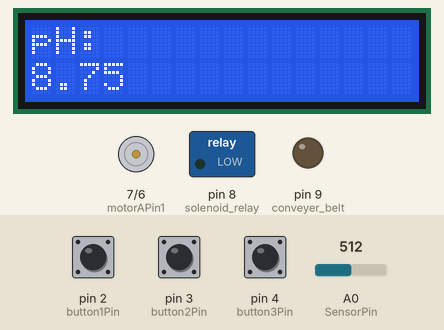
The sketch below on a simulated Arduino Uno, built with avr-gcc and run on an emulated ATmega328P. Shown: 16×2 character LCD, motor-driver pin pairs drawn as motors (green arrow = first pin HIGH = forward, orange = second pin HIGH = backward, longer = more drive), switched loads named in the sketch (green lamp = pin HIGH), output pins drawn as LEDs (lit = HIGH). The test bench sets the inputs (shaded band); at power-on: pin 2 (button1Pin) HIGH, A0 (SensorPin) = 512, pin 3 (button2Pin) HIGH, pin 4 (button3Pin) HIGH. What the sketch prints to the serial monitor is not drawn.

Above: at 0.2 s.
1.3 s: pin 2 (button1Pin) pulled LOW for 1 s
At 2.8 s:
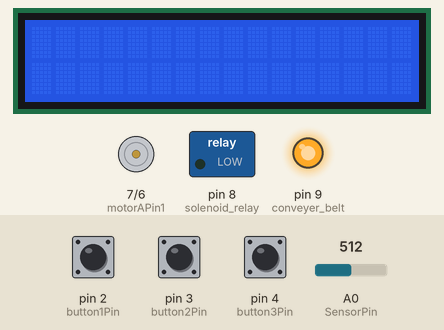
5.7 s: A0 (SensorPin) set to 716
At 9.7 s:
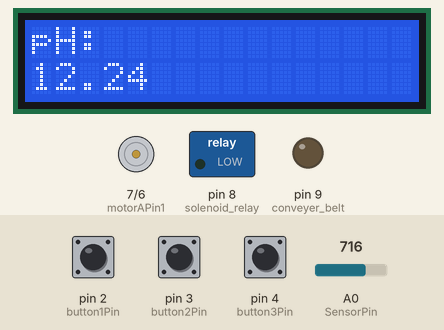
10.1 s: pin 3 (button2Pin) pulled LOW for 1 s
At 11.8 s:
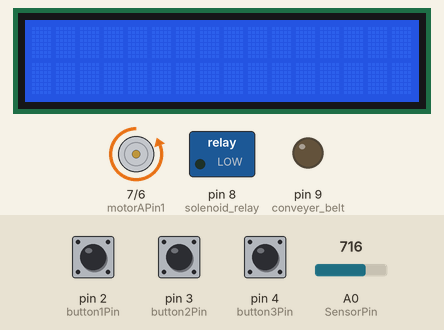
15.5 s: pin 4 (button3Pin) pulled LOW for 3.2 s
At 16.9 s:
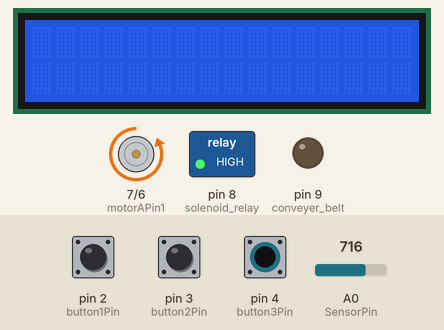
24.6 s: A0 (SensorPin) set to 1023
At 27.4 s:
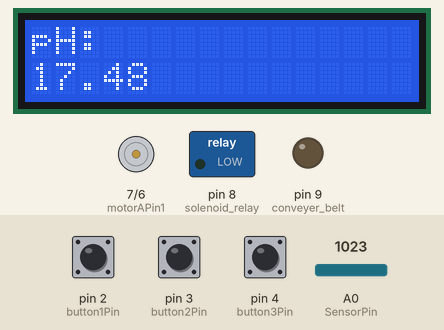
Timing chart, 0 to 28.9 s (numbered marks = the images above; inputs shaded):
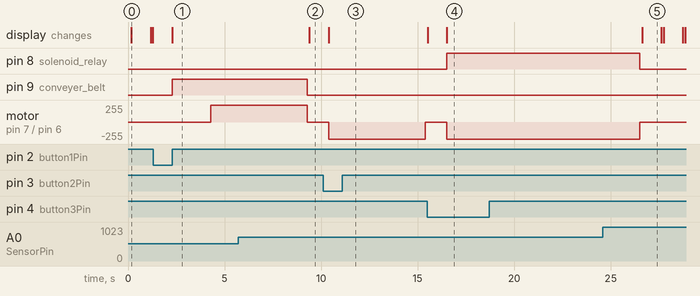

Measured:
- after the input at 1.3 s, pin 9 (conveyer_belt): LOW → HIGH after 0.99 s; motor on pin 7 (motorAPin1) / pin 6 (motorAPin2): stopped → forward 255/255 after 3.0 s
- after the input at 5.7 s, the display: changes after 3.7 s (image 2)
- after the input at 10.1 s, motor on pin 7 (motorAPin1) / pin 6 (motorAPin2): stopped → backward 255/255 after 0.30 s, → stopped 5.0 s later
- after the input at 15.5 s, pin 8 (solenoid_relay): LOW → HIGH after 1.0 s; motor on pin 7 (motorAPin1) / pin 6 (motorAPin2): stopped → backward 255/255 after 1.0 s
- after the input at 24.6 s, the display: changes after 2.0 s (image 5)
- what the display in image 0 shows lasts 1.0 s, from 0.2 s to 1.2 s

The sketch:

button_motorconrol_pH_display.ino
```cpp
// Pin definitions

#define SensorPin 0          //pH meter Analog output to Arduino Analog Input 0
#include <Wire.h>
#include <LiquidCrystal_I2C.h>

LiquidCrystal_I2C lcd(0x20,16,2);

unsigned long int avgValue;  //Store the average value of the sensor feedback
float b;
int buf[10],temp;

const int motorAPin1 = 7;       // L298N IN1 pin
const int motorAPin2 = 6;       // L298N IN2 pin

const int button1Pin = 2;       // Push button 1 pin
const int button2Pin = 3;       // Push button 2 pin
const int button3Pin = 4;
const int solenoid_relay = 8;
const int conveyer_belt = 9;

void setup() {
  // Initialize motor control pins as outputs

  pinMode(motorAPin1, OUTPUT);
  pinMode(motorAPin2, OUTPUT);
  pinMode(solenoid_relay, OUTPUT);
  pinMode(conveyer_belt, OUTPUT);


  // Initialize push button pins as inputs with internal pull-up resistors
  pinMode(button1Pin, INPUT_PULLUP);
  pinMode(button2Pin, INPUT_PULLUP);
  pinMode(button3Pin, INPUT_PULLUP);
  Serial.begin(9600);

  Serial.println("Ready");    //Test the serial monitor
  lcd.init();                      // initialize the lcd

  // Print a message to the LCD.
  lcd.backlight();

}

void loop() {

  for(int i=0;i<10;i++)       //Get 10 sample value from the sensor for smooth the value
  {
    buf[i]=analogRead(SensorPin);
    delay(10);
  }
  for(int i=0;i<9;i++)        //sort the analog from small to large
  {
    for(int j=i+1;j<10;j++)
    {
      if(buf[i]>buf[j])
      {
        temp=buf[i];
        buf[i]=buf[j];
        buf[j]=temp;
      }
    }
  }
  avgValue=0;
  for(int i=2;i<8;i++)                      //take the average value of 6 center sample
    avgValue+=buf[i];
  float phValue=(float)avgValue*5.0/1024/6; //convert the analog into millivolt
  phValue=3.5*phValue;                      //convert the millivolt into pH value
  Serial.print("    pH:");
  Serial.print(phValue,2);
  lcd.print("pH:");
  lcd.setCursor(0,1);
  lcd.print(phValue);
  Serial.println(" ");
  delay(1000);
  lcd.clear();
  // Read the state of push buttons
  int button1State = digitalRead(button1Pin);
  int button2State = digitalRead(button2Pin);
  int button3State = digitalRead(button3Pin);
  // Check which button is pressed and control the motor accordingly
  if (button1State == LOW ) {
    // Button 1 is pressed, rotate the motor in one direction
    digitalWrite(conveyer_belt, HIGH);
    delay(2000);
    rotateMotorOneDirection();
    delay(5000);
    stopmotor();
    digitalWrite(conveyer_belt, LOW);
  }
  if ( button2State == LOW ) {
    // Button 2 is pressed, rotate the motor in the opposite direction
    rotateMotorOppositeDirection();
    delay(5000);
    stopmotor();
  }
  if ( button3State == LOW) {
    // Button 2 is pressed, rotate the motor in the opposite direction
    rotateMotorOppositeDirection();
    digitalWrite(solenoid_relay,HIGH);
    delay(10000);
    stopmotor();
    digitalWrite(solenoid_relay,LOW);
  }

}

void rotateMotorOneDirection() {
  // Rotate the motor in one direction


  digitalWrite(motorAPin1, HIGH);
  digitalWrite(motorAPin2, LOW);

}

void rotateMotorOppositeDirection() {
  // Rotate the motor in the opposite direction


  digitalWrite(motorAPin1, LOW);
  digitalWrite(motorAPin2, HIGH);

}

void stopmotor()
{ digitalWrite(motorAPin1, LOW);
  digitalWrite(motorAPin2, LOW);
}
```
